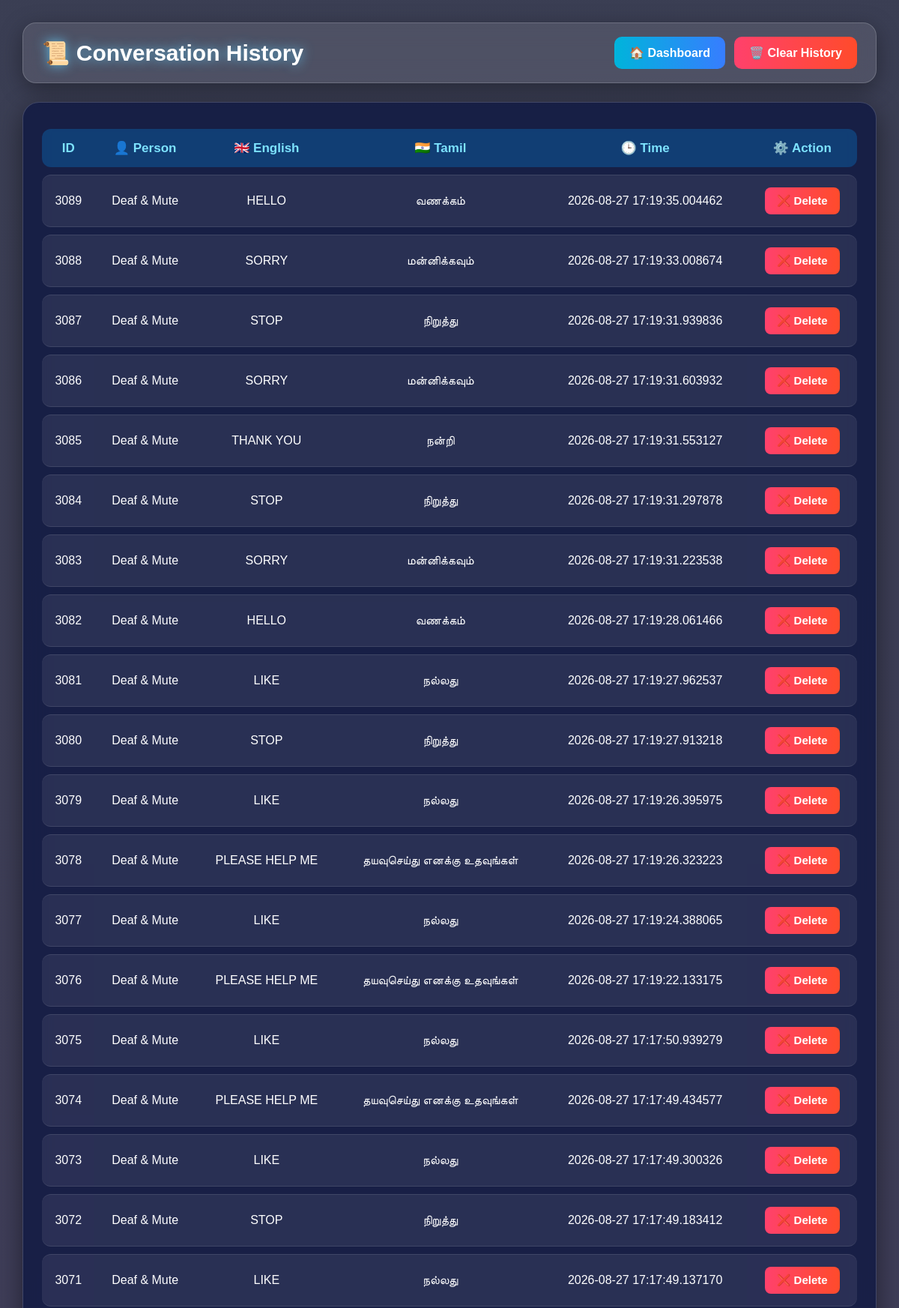
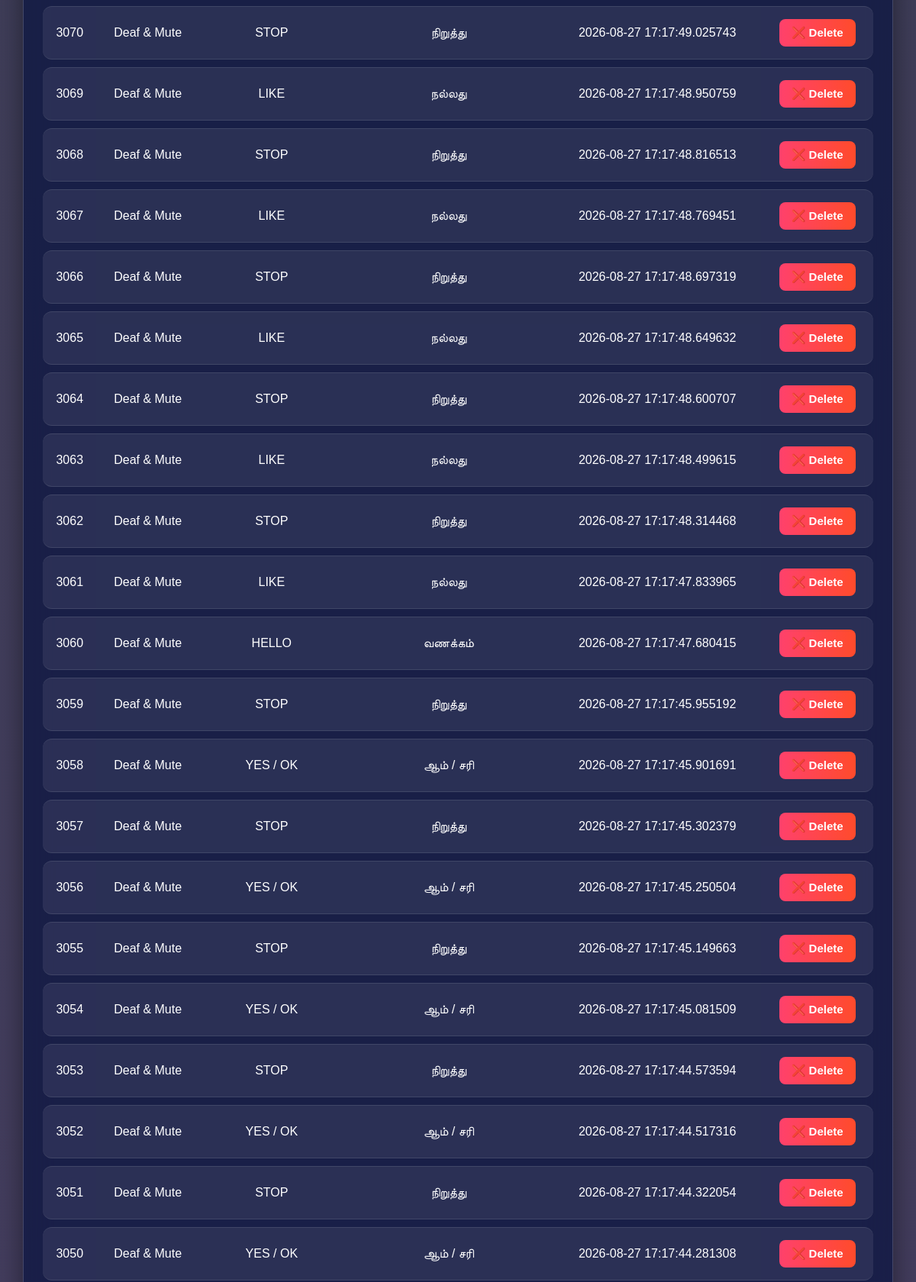
The app's page /history (upper part) with its own data (2 pictures, top to bottom).
### tables this page shows
CREATE TABLE history (
        id INTEGER PRIMARY KEY AUTOINCREMENT,
        english TEXT,
        tamil TEXT,
        time TIMESTAMP DEFAULT CURRENT_TIMESTAMP
    , person TEXT);

### app.py (the view)
@app.route("/history")
def history():
    conn = sqlite3.connect("conversation.db")
    cursor = conn.cursor()
    cursor.execute("SELECT * FROM history ORDER BY id DESC")
    data = cursor.fetchall()
    conn.close()
    return render_template("history.html", data=data)

### templates/history.html (shortened to what this page needs)
<!DOCTYPE html>
<html lang="{{ session.get('language', 'en') }}">
<head>
</head>
<body>
<div class="header">
    <h1>
        {% if session.get('language', 'en') == 'ta' %}
            📜 உரையாடல் வரலாறு
        {% else %}
            📜 Conversation History
        {% endif %}
    </h1>
    <div class="header-buttons">
        <a href="/dashboard" class="btn home">
            {% if session.get('language', 'en') == 'ta' %}
                🏠 டாஷ்போர்டு
            {% else %}
                🏠 Dashboard
            {% endif %}
        </a>
        <a href="/clear_history" class="btn clear">
            {% if session.get('language', 'en') == 'ta' %}
                🗑️ வரலாற்றை அழி
            {% else %}
                🗑️ Clear History
            {% endif %}
        </a>
    </div>
</div>
<div class="history-container">
<table>
    <thead>
        <tr>
            <th>ID</th>
            <th>
                {% if session.get('language', 'en') == 'ta' %}
                    👤 நபர்
                {% else %}
                    👤 Person
                {% endif %}
            </th>
            <th>
                {% if session.get('language', 'en') == 'ta' %}
                    🇬🇧 ஆங்கிலம்
                {% else %}
                    🇬🇧 English
                {% endif %}
            </th>
            <th>
                {% if session.get('language', 'en') == 'ta' %}
                    🇮🇳 தமிழ்
                {% else %}
                    🇮🇳 Tamil
                {% endif %}
            </th>
            <th>
                {% if session.get('language', 'en') == 'ta' %}
                    🕒 நேரம்
                {% else %}
                    🕒 Time
                {% endif %}
            </th>
            <th>
                {% if session.get('language', 'en') == 'ta' %}
                    ⚙️ செயல்
                {% else %}
                    ⚙️ Action
                {% endif %}
            </th>
        </tr>
    </thead>
    <tbody>
    {% for row in data %}
        <tr>
            <td>{{ row[0] }}</td>
            <td>{{ row[4] }}</td>
            <td>{{ row[1] }}</td>
            <td>{{ row[2] }}</td>
            <td>{{ row[3] }}</td>
            <td>
                <a href="/delete/{{ row[0] }}"
                   class="delete-btn">
                    {% if session.get('language', 'en') == 'ta' %}
                        ❌ அழி
                    {% else %}
                        ❌ Delete
                    {% endif %}
                </a>
            </td>
        </tr>
    {% endfor %}
    </tbody>
</table>
</div>
</body>
</html>

### records on screen
history: id "3089", person "Deaf & Mute", english "HELLO", tamil "வணக்கம்", time "2026-08-27 17:19:35.004462"
history: id "3088", person "Deaf & Mute", english "SORRY", tamil "மன்னிக்கவும்", time "2026-08-27 17:19:33.008674"
history: id "3087", person "Deaf & Mute", english "STOP", tamil "நிறுத்து", time "2026-08-27 17:19:31.939836"
history: id "3086", person "Deaf & Mute", english "SORRY", tamil "மன்னிக்கவும்", time "2026-08-27 17:19:31.603932"
history: id "3085", person "Deaf & Mute", english "THANK YOU", tamil "நன்றி", time "2026-08-27 17:19:31.553127"
history: id "3084", person "Deaf & Mute", english "STOP", tamil "நிறுத்து", time "2026-08-27 17:19:31.297878"
history: id "3083", person "Deaf & Mute", english "SORRY", tamil "மன்னிக்கவும்", time "2026-08-27 17:19:31.223538"
history: id "3082", person "Deaf & Mute", english "HELLO", tamil "வணக்கம்", time "2026-08-27 17:19:28.061466"
history: id "3081", person "Deaf & Mute", english "LIKE", tamil "நல்லது", time "2026-08-27 17:19:27.962537"
history: id "3080", person "Deaf & Mute", english "STOP", tamil "நிறுத்து", time "2026-08-27 17:19:27.913218"
history: id "3079", person "Deaf & Mute", english "LIKE", tamil "நல்லது", time "2026-08-27 17:19:26.395975"
history: id "3078", person "Deaf & Mute", english "PLEASE HELP ME", tamil "தயவுசெய்து எனக்கு உதவுங்கள்", time "2026-08-27 17:19:26.323223"
history: id "3077", person "Deaf & Mute", english "LIKE", tamil "நல்லது", time "2026-08-27 17:19:24.388065"
history: id "3076", person "Deaf & Mute", english "PLEASE HELP ME", tamil "தயவுசெய்து எனக்கு உதவுங்கள்", time "2026-08-27 17:19:22.133175"
history: id "3075", person "Deaf & Mute", english "LIKE", tamil "நல்லது", time "2026-08-27 17:17:50.939279"
history: id "3074", person "Deaf & Mute", english "PLEASE HELP ME", tamil "தயவுசெய்து எனக்கு உதவுங்கள்", time "2026-08-27 17:17:49.434577"
history: id "3073", person "Deaf & Mute", english "LIKE", tamil "நல்லது", time "2026-08-27 17:17:49.300326"
history: id "3072", person "Deaf & Mute", english "STOP", tamil "நிறுத்து", time "2026-08-27 17:17:49.183412"
history: id "3071", person "Deaf & Mute", english "LIKE", tamil "நல்லது", time "2026-08-27 17:17:49.137170"
history: id "3070", person "Deaf & Mute", english "STOP", tamil "நிறுத்து", time "2026-08-27 17:17:49.025743"
history: id "3069", person "Deaf & Mute", english "LIKE", tamil "நல்லது", time "2026-08-27 17:17:48.950759"
history: id "3068", person "Deaf & Mute", english "STOP", tamil "நிறுத்து", time "2026-08-27 17:17:48.816513"
history: id "3067", person "Deaf & Mute", english "LIKE", tamil "நல்லது", time "2026-08-27 17:17:48.769451"
history: id "3066", person "Deaf & Mute", english "STOP", tamil "நிறுத்து", time "2026-08-27 17:17:48.697319"
history: id "3065", person "Deaf & Mute", english "LIKE", tamil "நல்லது", time "2026-08-27 17:17:48.649632"
history: id "3064", person "Deaf & Mute", english "STOP", tamil "நிறுத்து", time "2026-08-27 17:17:48.600707"
history: id "3063", person "Deaf & Mute", english "LIKE", tamil "நல்லது", time "2026-08-27 17:17:48.499615"
history: id "3062", person "Deaf & Mute", english "STOP", tamil "நிறுத்து", time "2026-08-27 17:17:48.314468"
history: id "3061", person "Deaf & Mute", english "LIKE", tamil "நல்லது", time "2026-08-27 17:17:47.833965"
history: id "3060", person "Deaf & Mute", english "HELLO", tamil "வணக்கம்", time "2026-08-27 17:17:47.680415"
history: id "3059", person "Deaf & Mute", english "STOP", tamil "நிறுத்து", time "2026-08-27 17:17:45.955192"
history: id "3058", person "Deaf & Mute", english "YES / OK", tamil "ஆம் / சரி", time "2026-08-27 17:17:45.901691"
history: id "3057", person "Deaf & Mute", english "STOP", tamil "நிறுத்து", time "2026-08-27 17:17:45.302379"
history: id "3056", person "Deaf & Mute", english "YES / OK", tamil "ஆம் / சரி", time "2026-08-27 17:17:45.250504"
history: id "3055", person "Deaf & Mute", english "STOP", tamil "நிறுத்து", time "2026-08-27 17:17:45.149663"
history: id "3054", person "Deaf & Mute", english "YES / OK", tamil "ஆம் / சரி", time "2026-08-27 17:17:45.081509"
history: id "3053", person "Deaf & Mute", english "STOP", tamil "நிறுத்து", time "2026-08-27 17:17:44.573594"
history: id "3052", person "Deaf & Mute", english "YES / OK", tamil "ஆம் / சரி", time "2026-08-27 17:17:44.517316"
history: id "3051", person "Deaf & Mute", english "STOP", tamil "நிறுத்து", time "2026-08-27 17:17:44.322054"
history: id "3050", person "Deaf & Mute", english "YES / OK", tamil "ஆம் / சரி", time "2026-08-27 17:17:44.281308"
